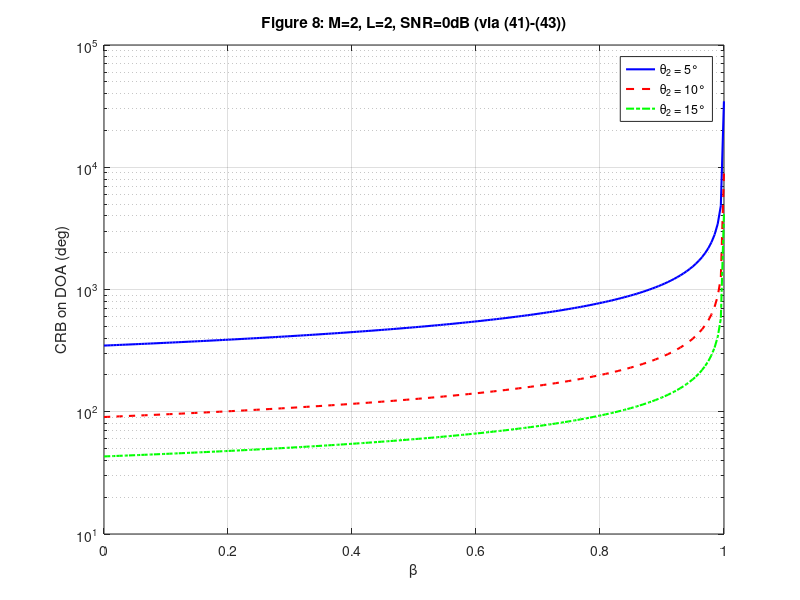

Recreate this plot in MATLAB.
%% 严格按 (41)-(43) 实现 CRB(θ) 的通用程序（适用于任意 M）
% 对应图8：M=2（可改为任意值），L=2，θ1=0°，θ2=5,10,15°，SNR=0dB
% 使用分块 FIM (J_θθ, J_θa, J_aa) 和 Schur 补，避免完整 6×6 求逆

clear; clc; close all;

%% 用户参数
M = 2;                          % 阵元数（可修改为任意正整数）
d_lambda = 0.5;                 % 半波长间距
SNR_dB = 0;                     % 信噪比 (dB)
SNR_lin = 10^(SNR_dB/10);
N = 1;                          % 快拍数
alpha1 = 1; 
alpha2 = 1;         % 复振幅
sigma_w2 = N * abs(alpha1)^2 / SNR_lin;   % 噪声方差

theta1_deg = 0;
theta2_list = [5, 10, 15];
beta_vals = linspace(0, 0.9999, 200);   % 相关系数

% 对称阵列（质心在原点）
n = 0 : (M-1);         % 阵元位置
a = @(th) exp(-1j * 2*pi*d_lambda * n' * sind(th));
da = @(th) -1j * 2*pi*d_lambda * cosd(th) * n' .* a(th);
A = @(th) a(th) * a(th).';
dA = @(th) da(th) * a(th).' + a(th) * da(th).';

% 相干矩阵（通用形式，适用于任意 M）
R_s = @(beta) (1-beta)*eye(M) + beta*ones(M);

factor = 2 * N / sigma_w2;       % 公共因子 2N/σ_w^2

% 辅助函数：从复数迹构造 2x2 子块（公式(61)中的块）
blk = @(t, f) f * [real(t), -imag(t); imag(t), real(t)];

CRB_theta1 = zeros(length(theta2_list), length(beta_vals));

%% 主循环
for k = 1:length(theta2_list)
    theta2_deg = theta2_list(k);
    for b = 1:length(beta_vals)
        beta = beta_vals(b);
        Rs = R_s(beta);
        
        A1 = A(theta1_deg);   
        A2 = A(theta2_deg);
        dA1 = dA(theta1_deg); 
        dA2 = dA(theta2_deg);
        
        % ---------- (60) J_θθ ----------
        T11 = trace(dA1 * Rs * dA1');
        T22 = trace(dA2 * Rs * dA2');
        T12 = trace(dA2 * Rs * dA1');   % 注意顺序：dA2 * Rs * dA1'
        T21 = trace(dA1 * Rs * dA2');
        Jtt = factor * [abs(alpha1)^2 * real(T11),  real(conj(alpha1)*alpha2 * T12);
                        real(conj(alpha2)*alpha1 * T21),  abs(alpha2)^2 * real(T22)];
        
        % ---------- (62) J_θa ----------
        Q11 = conj(alpha1) * trace(A1 * Rs * dA1');
        Q12 = conj(alpha1) * trace(A2 * Rs * dA1');
        Q21 = conj(alpha2) * trace(A1 * Rs * dA2');
        Q22 = conj(alpha2) * trace(A2 * Rs * dA2');
        
        row11 = factor * [real(Q11), -imag(Q11)];
        row12 = factor * [real(Q12), -imag(Q12)];
        row21 = factor * [real(Q21), -imag(Q21)];
        row22 = factor * [real(Q22), -imag(Q22)];
        Jta = [row11, row12; row21, row22];   % 2×4
        
        % ---------- (61) J_aa ----------
        S11 = trace(A1 * Rs * A1');   % 实数
        S22 = trace(A2 * Rs * A2');
        S12 = trace(A2 * Rs * A1');   % 复数
        S21 = trace(A1 * Rs * A2');
        Jaa = [blk(S11, factor), blk(S12, factor);
               blk(S21, factor), blk(S22, factor)];   % 4×4

        Schur = Jtt - Jta / Jaa * Jta';
        
        if rcond(Schur) > 1e-12
            CRB_theta = inv(Schur);
            CRB_deg = sqrt(CRB_theta(1,1)) * 180/pi;
            %  CRB_deg = CRB_theta(1,1);
        else
            CRB_deg = NaN;
        end
        CRB_theta1(k,b) = CRB_deg;
    end
end

%% 绘图
figure(1);
semilogy(beta_vals, CRB_theta1(1,:), 'b-', 'LineWidth',1.5); hold on;
semilogy(beta_vals, CRB_theta1(2,:), 'r--', 'LineWidth',1.5); hold on;
semilogy(beta_vals, CRB_theta1(3,:), 'g-.', 'LineWidth',1.5);
xlabel('\beta'); 
ylabel('CRB on DOA (deg)');
legend('\theta_2 = 5°','\theta_2 = 10°','\theta_2 = 15°');
grid on;
title(sprintf('Figure 8: M=%d, L=2, SNR=0dB (via (41)-(43))', M));
